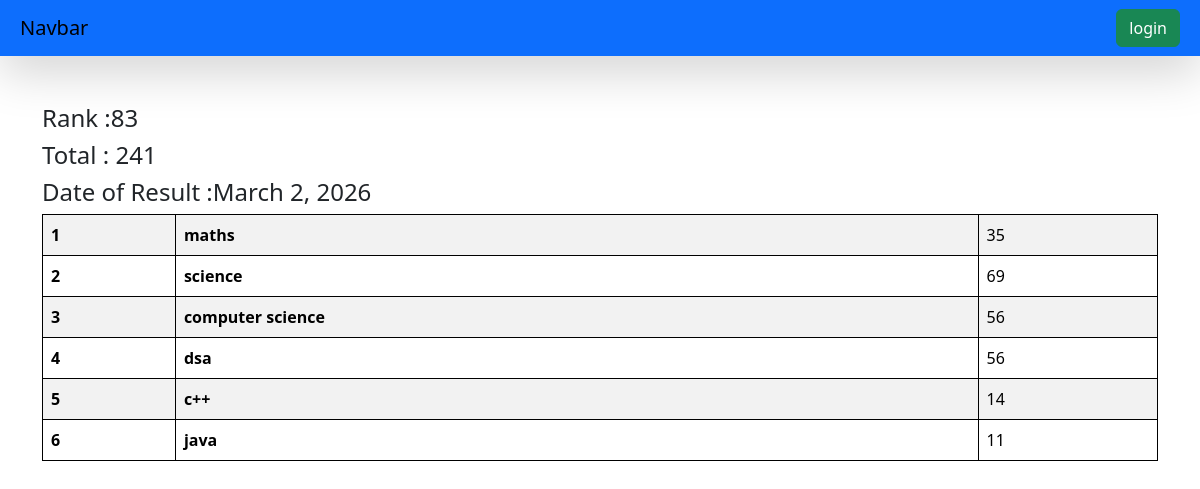
/see_marks/STU-0597/, run on the app's committed database.
### vege/models.py (models this page shows, shortened)
class SubjectMarks(models.Model):
    student = models.ForeignKey(Student , related_name="studentmarks" , on_delete=models.CASCADE)
    subject = models.ForeignKey(Subject , on_delete=models.CASCADE)
    marks = models.IntegerField()
    class meta:
        unique_together = ['student','subject']

class Student(models.Model):
    department = models.ForeignKey(Department , related_name="depart" ,on_delete=models.CASCADE)
    student_id = models.OneToOneField(StudentID , related_name="studentid",on_delete=models.CASCADE)
    student_name = models.CharField(max_length=100)
    student_email =models.EmailField(unique=True)
    student_age = models.IntegerField(default=18)
    student_address = models.TextField()
    class Meta:
        ordering = ['student_name']
        verbose_name = "student"

class ReportCard(models.Model):
    student = models.ForeignKey(Student , related_name="studentreportcard" , on_delete=models.CASCADE)
    student_rank = models.IntegerField()
    date_of_report_card_generation = models.DateField(auto_now_add=True)
    class Meta:
        unique_together = ['student_rank','date_of_report_card_generation']

class Subject(models.Model):
    subject_name = models.CharField(max_length=100)

### vege/views.py (the view)
# urls.py: path('see_marks/<student_id>/' , see_marks , name = "see_marks" ),
def see_marks(request , student_id):
    queryset = SubjectMarks.objects.filter(student__student_id__student_id = student_id)
    total_marks = queryset.aggregate(total_marks = Sum('marks'))
    return render(request , 'report/see_marks.html',{'queryset':queryset , 'total_marks':total_marks })

### vege/templates/report/see_marks.html
{% extends "base.html" %}
{% block start %}
<div class="container mt-5">
    <h4>Rank :{{queryset.first.student.studentreportcard.first.student_rank}}</h4>
    <h4>Total : {{total_marks.total_marks}}</h4>
    <h4>Date of Result :{{queryset.first.student.studentreportcard.first.date_of_report_card_generation }}</h4>
    <table class="table table-striped">
        <tbody>
            {% for marks in queryset %}
            <tr>
                <th scope="col">{{forloop.counter}}</th>
                <td>
                    <b>
                         {{marks.subject.subject_name}}
                    </b></td>
                <td>{{marks.marks}}</td>
            </tr>
            {% endfor %}
        </tbody>
    </table>
</div>
{% endblock %}

### home/templates/base.html (style rules this page uses)
table, th,td { border: 1px solid black; }

### data on the page
SubjectMarks: first.student.studentreportcard.first.student_rank "83", first.student.studentreportcard.first.date_of_report_card_generation "March 2, 2026", subject.subject_name "maths", marks "35"
SubjectMarks: subject.subject_name "science", marks "69"
SubjectMarks: subject.subject_name "computer science", marks "56"
SubjectMarks: subject.subject_name "dsa", marks "56"
SubjectMarks: subject.subject_name "c++", marks "14"
SubjectMarks: subject.subject_name "java", marks "11"

### other printed values
{{ total_marks.total_marks }} "241"
